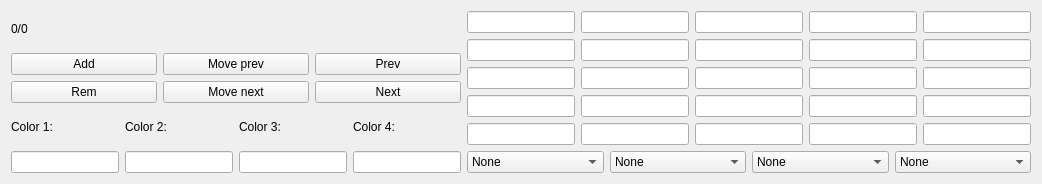
         <widget class="QWidget" name="Trans3">
          <attribute name="title">
           <string>Dedithering</string>
          </attribute>
          <layout class="QGridLayout" name="gridLayout_21">
           <item row="0" column="0">
            <widget class="QLabel" name="Trans3Info">
             <property name="text">
              <string>0/0</string>
             </property>
            </widget>
           </item>
           <item row="0" column="1" rowspan="3">
            <layout class="QGridLayout" name="gridLayout_18">
             <item row="0" column="1">
              <widget class="QLineEdit" name="Trans3Matrix01"/>
             </item>
             <item row="0" column="4">
              <widget class="QLineEdit" name="Trans3Matrix04"/>
             </item>
             <item row="0" column="3">
              <widget class="QLineEdit" name="Trans3Matrix03"/>
             </item>
             <item row="1" column="0">
              <widget class="QLineEdit" name="Trans3Matrix10"/>
             </item>
             <item row="0" column="2">
              <widget class="QLineEdit" name="Trans3Matrix02"/>
             </item>
             <item row="1" column="2">
              <widget class="QLineEdit" name="Trans3Matrix12"/>
             </item>
             <item row="1" column="1">
              <widget class="QLineEdit" name="Trans3Matrix11"/>
             </item>
             <item row="1" column="3">
              <widget class="QLineEdit" name="Trans3Matrix13"/>
             </item>
             <item row="2" column="1">
              <widget class="QLineEdit" name="Trans3Matrix21"/>
             </item>
             <item row="2" column="0">
              <widget class="QLineEdit" name="Trans3Matrix20"/>
             </item>
             <item row="1" column="4">
              <widget class="QLineEdit" name="Trans3Matrix14"/>
             </item>
             <item row="2" column="2">
              <widget class="QLineEdit" name="Trans3Matrix22"/>
             </item>
             <item row="2" column="3">
              <widget class="QLineEdit" name="Trans3Matrix23"/>
             </item>
             <item row="3" column="1">
              <widget class="QLineEdit" name="Trans3Matrix31"/>
             </item>
             <item row="2" column="4">
              <widget class="QLineEdit" name="Trans3Matrix24"/>
             </item>
             <item row="3" column="0">
              <widget class="QLineEdit" name="Trans3Matrix30"/>
             </item>
             <item row="3" column="3">
              <widget class="QLineEdit" name="Trans3Matrix33"/>
             </item>
             <item row="3" column="2">
              <widget class="QLineEdit" name="Trans3Matrix32"/>
             </item>
             <item row="3" column="4">
              <widget class="QLineEdit" name="Trans3Matrix34"/>
             </item>
             <item row="0" column="0">
              <widget class="QLineEdit" name="Trans3Matrix00"/>
             </item>
             <item row="4" column="0">
              <widget class="QLineEdit" name="Trans3Matrix40"/>
             </item>
             <item row="4" column="1">
              <widget class="QLineEdit" name="Trans3Matrix41"/>
             </item>
             <item row="4" column="2">
              <widget class="QLineEdit" name="Trans3Matrix42"/>
             </item>
             <item row="4" column="3">
              <widget class="QLineEdit" name="Trans3Matrix43"/>
             </item>
             <item row="4" column="4">
              <widget class="QLineEdit" name="Trans3Matrix44"/>
             </item>
            </layout>
           </item>
           <item row="1" column="0">
            <layout class="QGridLayout" name="gridLayout_19">
             <item row="0" column="2">
              <widget class="QPushButton" name="Trans3MovePrev">
               <property name="text">
                <string>Move prev</string>
               </property>
              </widget>
             </item>
             <item row="0" column="0">
              <widget class="QPushButton" name="Trans3Add">
               <property name="text">
                <string>Add</string>
               </property>
              </widget>
             </item>
             <item row="1" column="0">
              <widget class="QPushButton" name="Trans3Rem">
               <property name="text">
                <string>Rem</string>
               </property>
              </widget>
             </item>
             <item row="1" column="2">
              <widget class="QPushButton" name="Trans3MoveNext">
               <property name="text">
                <string>Move next</string>
               </property>
              </widget>
             </item>
             <item row="0" column="3">
              <widget class="QPushButton" name="Trans3DispPrev">
               <property name="text">
                <string>Prev</string>
               </property>
              </widget>
             </item>
             <item row="1" column="3">
              <widget class="QPushButton" name="Trans3DispNext">
               <property name="text">
                <string>Next</string>
               </property>
              </widget>
             </item>
            </layout>
           </item>
           <item row="3" column="1">
            <layout class="QGridLayout" name="gridLayout_5">
             <item row="0" column="4">
              <widget class="QComboBox" name="Trans3Rot1">
               <item>
                <property name="text">
                 <string>None</string>
                </property>
               </item>
               <item>
                <property name="text">
                 <string>Straight</string>
                </property>
               </item>
               <item>
                <property name="text">
                 <string>U/D</string>
                </property>
               </item>
               <item>
                <property name="text">
                 <string>Hori</string>
                </property>
               </item>
               <item>
                <property name="text">
                 <string>Vert</string>
                </property>
               </item>
               <item>
                <property name="text">
                 <string>Main D</string>
                </property>
               </item>
               <item>
                <property name="text">
                 <string>Other D</string>
                </property>
               </item>
               <item>
                <property name="text">
                 <string>Clk</string>
                </property>
               </item>
               <item>
                <property name="text">
                 <string>Cnt clk</string>
                </property>
               </item>
              </widget>
             </item>
             <item row="0" column="3">
              <widget class="QComboBox" name="Trans3Rot0">
               <item>
                <property name="text">
                 <string>None</string>
                </property>
               </item>
               <item>
                <property name="text">
                 <string>Straight</string>
                </property>
               </item>
               <item>
                <property name="text">
                 <string>U/D</string>
                </property>
               </item>
               <item>
                <property name="text">
                 <string>Hori</string>
                </property>
               </item>
               <item>
                <property name="text">
                 <string>Vert</string>
                </property>
               </item>
               <item>
                <property name="text">
                 <string>Main D</string>
                </property>
               </item>
               <item>
                <property name="text">
                 <string>Other D</string>
                </property>
               </item>
               <item>
                <property name="text">
                 <string>Clk</string>
                </property>
               </item>
               <item>
                <property name="text">
                 <string>Cnt clk</string>
                </property>
               </item>
              </widget>
             </item>
             <item row="0" column="5">
              <widget class="QComboBox" name="Trans3Rot2">
               <item>
                <property name="text">
                 <string>None</string>
                </property>
               </item>
               <item>
                <property name="text">
                 <string>Straight</string>
                </property>
               </item>
               <item>
                <property name="text">
                 <string>U/D</string>
                </property>
               </item>
               <item>
                <property name="text">
                 <string>Hori</string>
                </property>
               </item>
               <item>
                <property name="text">
                 <string>Vert</string>
                </property>
               </item>
               <item>
                <property name="text">
                 <string>Main D</string>
                </property>
               </item>
               <item>
                <property name="text">
                 <string>Other D</string>
                </property>
               </item>
               <item>
                <property name="text">
                 <string>Clk</string>
                </property>
               </item>
               <item>
                <property name="text">
                 <string>Cnt clk</string>
                </property>
               </item>
              </widget>
             </item>
             <item row="0" column="6">
              <widget class="QComboBox" name="Trans3Rot3">
               <item>
                <property name="text">
                 <string>None</string>
                </property>
               </item>
               <item>
                <property name="text">
                 <string>Straight</string>
                </property>
               </item>
               <item>
                <property name="text">
                 <string>U/D</string>
                </property>
               </item>
               <item>
                <property name="text">
                 <string>Hori</string>
                </property>
               </item>
               <item>
                <property name="text">
                 <string>Vert</string>
                </property>
               </item>
               <item>
                <property name="text">
                 <string>Main D</string>
                </property>
               </item>
               <item>
                <property name="text">
                 <string>Other D</string>
                </property>
               </item>
               <item>
                <property name="text">
                 <string>Clk</string>
                </property>
               </item>
               <item>
                <property name="text">
                 <string>Cnt clk</string>
                </property>
               </item>
              </widget>
             </item>
            </layout>
           </item>
           <item row="2" column="0" rowspan="2">
            <layout class="QGridLayout" name="gridLayout_20">
             <item row="2" column="1">
              <widget class="QLineEdit" name="Trans3Color2"/>
             </item>
             <item row="2" column="2">
              <widget class="QLineEdit" name="Trans3Color3"/>
             </item>
             <item row="2" column="3">
              <widget class="QLineEdit" name="Trans3Color4"/>
             </item>
             <item row="2" column="0">
              <widget class="QLineEdit" name="Trans3Color1"/>
             </item>
             <item row="1" column="0">
              <widget class="QLabel" name="Trans3Color1L">
               <property name="text">
                <string>Color 1:</string>
               </property>
              </widget>
             </item>
             <item row="1" column="1">
              <widget class="QLabel" name="Trans3Color2L">
               <property name="text">
                <string>Color 2:</string>
               </property>
              </widget>
             </item>
             <item row="1" column="2">
              <widget class="QLabel" name="Trans3Color3L">
               <property name="text">
                <string>Color 3:</string>
               </property>
              </widget>
             </item>
             <item row="1" column="3">
              <widget class="QLabel" name="Trans3Color4L">
               <property name="text">
                <string>Color 4:</string>
               </property>
              </widget>
             </item>
            </layout>
           </item>
          </layout>
         </widget>
